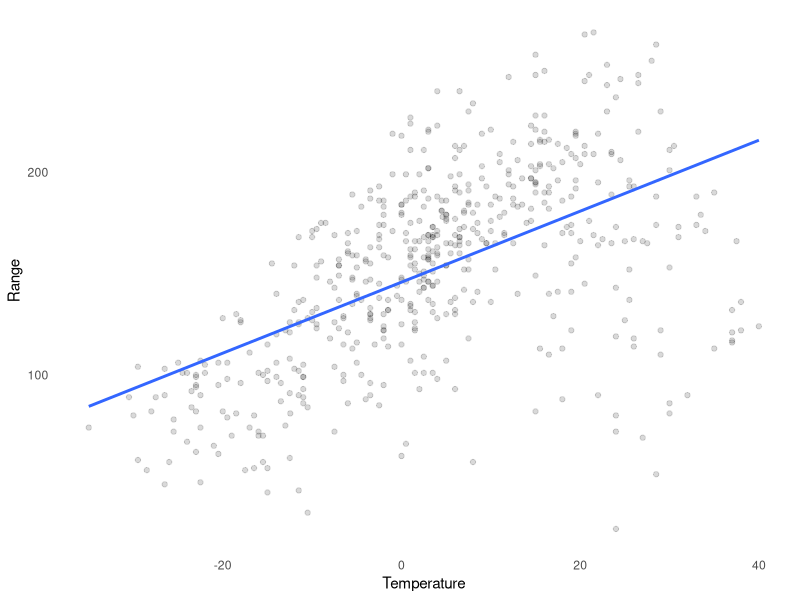

Generate this figure with R:
## ---- chunk 1
library(tidyverse)
library(knitr)
library(kableExtra)
df = read_csv("data.csv")
chargetimes = read_csv("flo_charge.csv")
## ---- chunk 2
b = chargetimes %>% 
  summarise(averageChargeRate = mean(chargetimes$`Charge rate (kWh/min)`),
            minChargeRate = min(chargetimes$`Charge rate (kWh/min)`),
            maxChargeRate = max(chargetimes$`Charge rate (kWh/min)`)
            )

low = b %>% pull(averageChargeRate) %>% signif(2)
high = b %>% pull(maxChargeRate) %>% signif(2)
avg = b %>% pull(averageChargeRate) %>% signif(2)
## ---- chunk 3

x = 41.55/655

val = df %>% 
  mutate(cost = economy * x,
         cost = cost / 100) %>% 
  summarise(CostPerKm = mean(cost, na.rm = T) %>% scales::dollar()) %>% 
  pull(CostPerKm)
## ---- chunk 4
df %>% 
  group_by('Temperature' = cut(start_outside_temp, 5)) %>% 
  summarise(`Max Range` = max(range_start, na.rm = T) %>% round(0)) %>% 
  drop_na %>%
  mutate('Temperature' = Temperature %>% 
           str_remove("\\(") %>% 
           str_remove("\\]") %>% 
           str_replace("\\,", " to ")) %>% 
  kable(table.attr='class="range-table"') %>% 
    kable_styling()
## ---- chunk 5

df %>% 
  ggplot(aes(x = start_outside_temp, y = range_start)) + 
  geom_point(alpha = 0.15) + 
  geom_smooth(method = "lm", se = F) + 
  theme_minimal() + 
  theme(panel.grid = element_blank()) + 
  labs(x = "Temperature", y = "Range")
